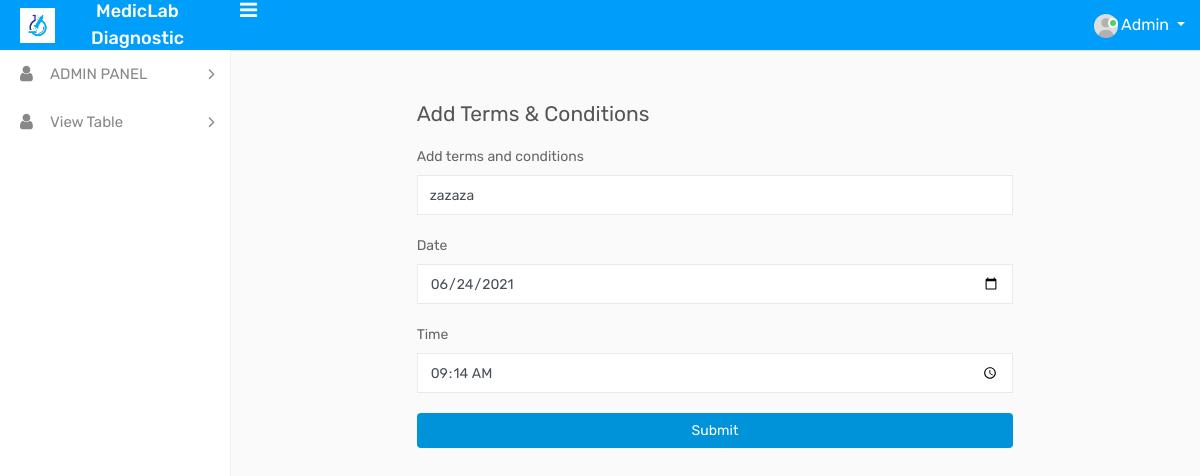
The app's page /admin/edit termsandcondition.php?id=2 (signed in) with its own data.
### tables this page shows
CREATE TABLE `termsandcondition` (
  `id` int(11) NOT NULL,
  `Name` varchar(100) NOT NULL,
  `Date` varchar(100) NOT NULL,
  `Time` varchar(100) NOT NULL,
  `Image` varchar(100) NOT NULL
);

### admin/edit termsandcondition.php (the view, shortened to what this page needs)
<?php
 include("connection.php");
?>
<?php
$id=$_GET['id'];
?>
    <!DOCTYPE html>
<html lang="en">
<head>
    <link rel="stylesheet" type="text/css" href="assets/css/bootstrap.min.css">
    <link rel="stylesheet" type="text/css" href="assets/css/font-awesome.min.css">
    <link rel="stylesheet" type="text/css" href="assets/css/select2.min.css">
    <link rel="stylesheet" type="text/css" href="assets/css/bootstrap-datetimepicker.min.css">
    <link rel="stylesheet" type="text/css" href="assets/css/style.css">
</head>
<body>
    <div class="main-wrapper">
        <?php include('include/TOPBAR.php'); ?>
       <?php include('include/SIDEBAR.php'); ?>
        <div class="page-wrapper">
            <div class="content">
                <div class="row">
                    <div class="col-lg-8 offset-lg-2">
                        <h4 class="page-title">Add Terms & Conditions</h4>
                    </div>
                </div>
                <div class="row">
                    <div class="col-lg-8 offset-lg-2">
                        <?php
                      $query="SELECT *from `termsandcondition` WHERE id=$id";
                      $run=mysqli_query($connect,$query);
                      if (mysqli_num_rows($run)>0) {
                        while($row=mysqli_fetch_array($run))
                        {
                      ?>
                      <form class="form" method="POST"  enctype="multipart/form-data">
<div class="form-group">
                    <label for="password-1">Add terms and conditions</label>
                  <input type="text" class="form-control" name="name" value="<?php echo $row['Name'] ?>">
                  </div>
                  <div class="form-group">
                    <label for="password-1">Date</label>
                  <input type="Date" class="form-control" name="date" value="<?php echo $row['Date'] ?>">
                  </div>
                   <div class="form-group">
                    <label for="password-1">Time</label>
                  <input type="Time" class="form-control" name="time" value="<?php echo $row['Time'] ?>">
                  </div>
                  <div class="form-group">
                    <button class="btn  btn-block" type="submit" name="submit" style="background-color: #0093d9; color: white;margin-top: 20px">Submit</button>
                  </div>
                </form>
                      <?php
                         }
                      }
                       ?>
              </div>
            </div>
          </div>
        </div>
</body>
</html>

### records on screen
termsandcondition: name "zazaza", date "06/24/2021", time "09:14"
